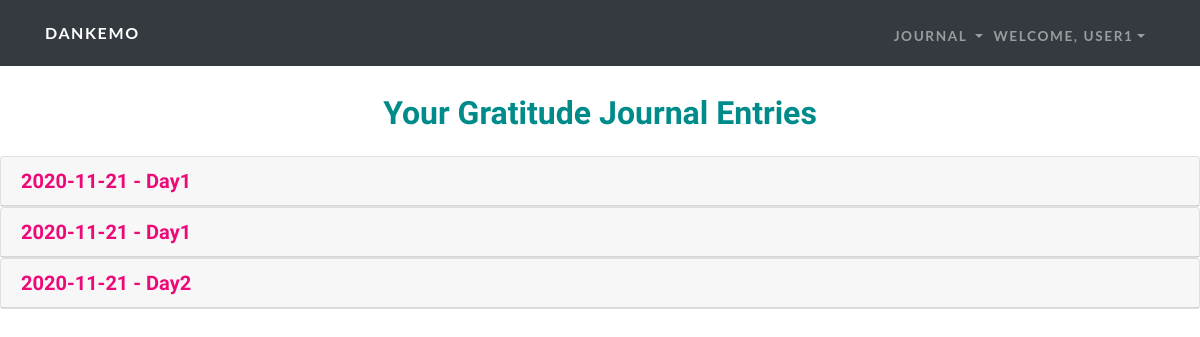
Before: /notes (signed in) with the older database file.
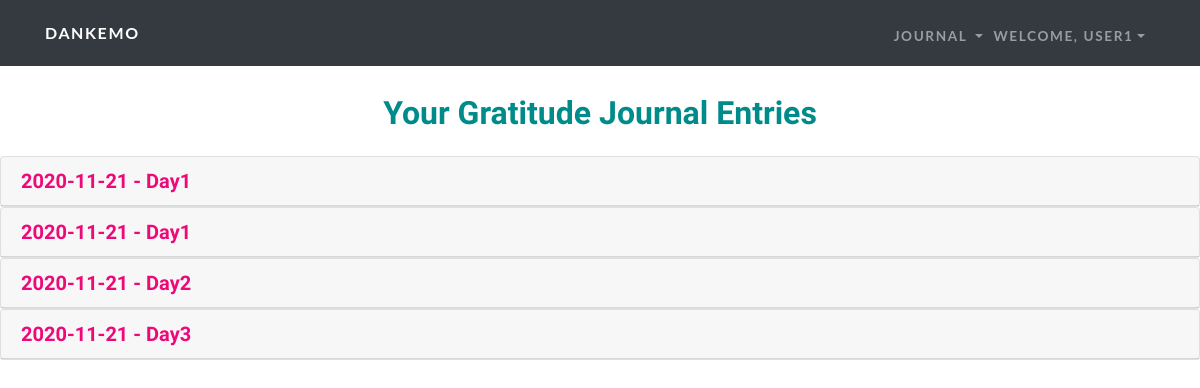
After: the same page with the newer database file.
### tables this page shows
CREATE TABLE "journals" ("id" INTEGER PRIMARY KEY AUTOINCREMENT , "username" TEXT NOT NULL , "date" TEXT NOT NULL , "note" TEXT NOT NULL, title TEXT NOT NULL);

### app.py (the view)
@app.route("/notes")
@login_required
def notes():
    uname = db.execute("SELECT username FROM users WHERE id=:cid",
                    cid=session["user_id"])[0]["username"]
    entries = db.execute("SELECT * FROM journals WHERE username=:username",
                username=uname)
    return render_template("all_notes.html", uname=uname, entries=entries)

### app.py (called while the page is built)
@app.after_request
def after_request(response):
    response.headers["Cache-Control"] = "no-cache, no-store, must-revalidate"
    response.headers["Expires"] = 0
    response.headers["Pragma"] = "no-cache"
    return response

### helpers.py (called while the page is built)
def login_required(f):
    @wraps(f)
    def decorated_function(*args, **kwargs):
        if session.get("user_id") is None:
            return redirect("/login")
        return f(*args, **kwargs)
    return decorated_function

### templates/all_notes.html (shortened to what this page needs)
<!DOCTYPE html>
<html>
<head>
    <link rel="stylesheet" href="/static/bootstrap/css/bootstrap.min.css">
    <link rel="stylesheet" href="https://use.fontawesome.com/releases/v5.12.0/css/all.css">
    <link rel="stylesheet" href="https://cdnjs.cloudflare.com/ajax/libs/font-awesome/4.7.0/css/font-awesome.min.css">
    <link rel="stylesheet" href="/static/fonts/fontawesome5-overrides.min.css">
    <link rel="stylesheet" href="/static/css/styles.min.css">
    <link rel="stylesheet" href="https://cdnjs.cloudflare.com/ajax/libs/aos/2.2.0/aos.css">
    <link rel="stylesheet" href="https://cdnjs.cloudflare.com/ajax/libs/jquery.tablesorter/2.31.2/css/theme.bootstrap_4.min.css">
    <link rel="stylesheet" href="https://cdnjs.cloudflare.com/ajax/libs/jqueryui/1.12.1/jquery-ui.min.css">
</head>
<body>
    <nav class="navbar navbar-dark navbar-expand-lg fixed-top bg-dark navbar-custom">
        <div class="container"><a class="navbar-brand" href="/home">Dankemo</a><button data-toggle="collapse" class="navbar-toggler" data-target="#navbarResponsive"></button>
            <div class="collapse navbar-collapse" id="navbarResponsive">
                <ul class="nav navbar-nav ml-auto">
                    <li class="nav-item">
                        <div class="nav-item dropdown"><a class="dropdown-toggle" data-toggle="dropdown" aria-expanded="false" href="#" style="text-transform: uppercase;letter-spacing: 0.1rem;font-weight: 700;font-size: 0.85rem;font-family: Lato, sans-serif;color: rgba(255,255,255,0.5);">Journal&nbsp;</a>
            </div>
            </li>
            <li class="nav-item">
                <div class="nav-item dropdown"><a class="dropdown-toggle" data-toggle="dropdown" aria-expanded="false" href="#" style="text-transform: uppercase;letter-spacing: 0.1rem;font-weight: 700;font-size: 0.85rem;font-family: Lato, sans-serif;color: rgba(255,255,255,0.5);">WELCOME, {{uname}}</a>
        </div>
        </li>
        </ul>
        </div>
        </div>
    </nav>
    <br/>
    <h1 class="h2 mb-4" style="text-align: center; color:darkcyan">Your Gratitude Journal Entries</h1>
    <div role="tablist" id="accordion-1">
        {% if entries %}
        {% for e in entries %}
        <div class="card">
            <div class="card-header" role="tab">
                <h5 class="mb-0"><a data-toggle="collapse" aria-expanded="false" aria-controls="accordion-1 .item-{{e['id']}}" href="#accordion-1 .item-{{e['id']}}">{{e["date"]}} - {{e["title"]}}</a></h5>
            </div>
        </div>
        {% endfor %}
        {% endif %}
    </div>
</body>
</html>

Changed rows visible on the page:
added journals: date "2020-11-21", title "Day3"
